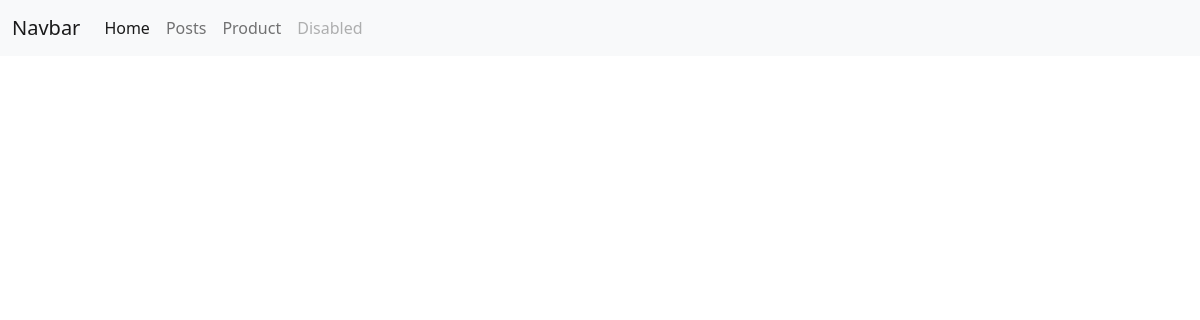
/posts/, run on an earlier commit of the app's database.
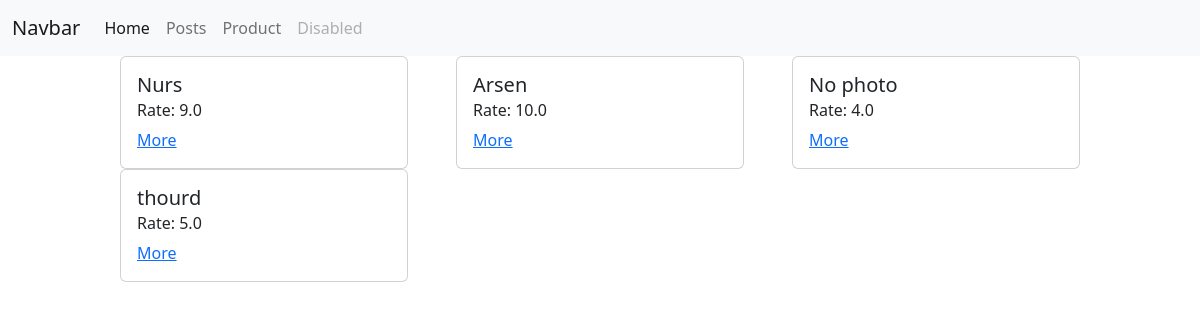
And on a later commit of the database.
### posts/models.py (models this page shows, shortened)
class Post(models.Model):                               # создаем модели models.Model, без них это просто класс
    image = models.ImageField(blank=True, null=True)
    title = models.CharField(max_length=30)
    description = models.TextField()
    rate = models.FloatField(default=0)
    created_date = models.DateTimeField(auto_now_add=True)
    modified_date = models.DateTimeField(auto_now=True)

### posts/views.py (the view)
# urls.py: path('posts/', posts_view),
def posts_view(request):
    if request.method == "GET":
        posts = Post.objects.all()
        context = {
            'posts': posts
        }
        return render(request, 'posts/posts.html', context=context)

### templates/posts/posts.html (shortened to what this page needs)
{% extends 'layouts/index.html' %}
{% block content %}
    <div class="posts">
        {% for post in posts %}
            <div class="card" style="width: 18rem;">
                <div class="card-body">
                    <h5 class="card-title">{{ post.title }}</h5>
                    <h6 class="card-subtitle mb-2 text-body-secondary">Rate: {{ post.rate }}</h6>
                    <a href="/posts/{{ post.id }}/" class="card-link">More</a>
                </div>
            </div>
        {% endfor %}
    </div>
{% endblock %}

What changed in the data, as far as the page shows it:
added Post: title "Nurs", rate "9.0"
added Post: title "Arsen", rate "10.0"
added Post: title "No photo", rate "4.0"
added Post: title "thourd", rate "5.0"
